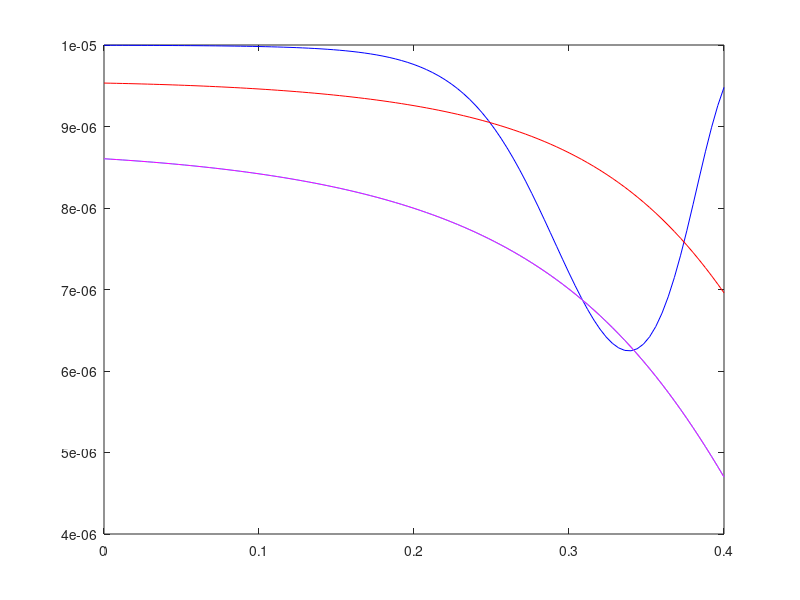

Here is the MATLAB script that generated this plot:
% calculate equilibrium mass of monomers
% THERE IS SOME KIND OF ERROR HERE AND I HAVE NO IDEA WHAT!!!!!!!!
N=100;
l=101;
phi=linspace(0,0.4,l);
c=zeros(l,1);
lng=zeros(l,1);
gamma=zeros(l,1);
alpha=zeros(l,1);



c1_eq=zeros(l,1);
c_0=.00001;

r=1;
rc=.5;
R=r/rc;
r_sc=r;
a=1;
b=10^-6;
Rsc=r_sc/rc;

for i=1:l
    z=phi(i)/(1-phi(i));
    lng(i)=log(1-phi(i))+(R^3 + 3*R^2 + 3*R)*z +(3*R^3 + 4.5*R^2)*z^2 + (3*R^2)*z^3;
    gamma(i)=exp(lng(i));
    lnalpha=(2/3)*(r/r_sc)^3 * (1.5*(Rsc^2+2*Rsc+1*z)+4.5*(Rsc^2+Rsc)^z^2+4.5*Rsc^2*z^3);
    alpha(i)=exp(lnalpha);
    
    lambda=a*gamma(i)/(b*alpha(i));
    c1_eq(i)=2*c_0/(1+2*lambda*c_0+(1+4*lambda*c_0)^0.5);
end
plot(phi,c1_eq,'b');
hold on

r=1;
rc=1;
R=r/rc;
r_sc=r;
Rsc=r_sc/rc;

for i=1:l
    z=phi(i)/(1-phi(i));
    lng(i)=log(1-phi(i))+(R^3 + 3*R^2 + 3*R)*z +(3*R^3 + 4.5*R^2)*z^2 + (3*R^2)*z^3;
    gamma(i)=exp(lng(i));
    lnalpha=(2/3)*(r/r_sc)^3 * (1.5*(Rsc^2+2*Rsc+1*z)+4.5*(Rsc^2+Rsc)^z^2+4.5*Rsc^2*z^3);
    alpha(i)=exp(lnalpha);
    
    lambda=a*gamma(i)/(b*alpha(i));
    c1_eq(i)=2*c_0/(1+2*lambda*c_0+(1+4*lambda*c_0)^0.5);
end
plot(phi,c1_eq,'r');

r=1;
rc=1.5;
R=r/rc;
r_sc=r;
Rsc=r_sc/rc;

for i=1:l
    z=phi(i)/(1-phi(i));
    lng(i)=log(1-phi(i))+(R^3 + 3*R^2 + 3*R)*z +(3*R^3 + 4.5*R^2)*z^2 + (3*R^2)*z^3;
    gamma(i)=exp(lng(i));
    lnalpha=(2/3)*(r/r_sc)^3 * (1.5*(Rsc^2+2*Rsc+1*z)+4.5*(Rsc^2+Rsc)^z^2+4.5*Rsc^2*z^3);
    alpha(i)=exp(lnalpha);
    
    lambda=a*gamma(i)/(b*alpha(i));
    c1_eq(i)=2*c_0/(1+2*lambda*c_0+(1+4*lambda*c_0)^0.5);
end
plot(phi,c1_eq,'c');

r=1;
rc=2;
R=r/rc;
r_sc=r;
Rsc=r_sc/rc;

for i=1:l
    z=phi(i)/(1-phi(i));
    lng(i)=log(1-phi(i))+(R^3 + 3*R^2 + 3*R)*z +(3*R^3 + 4.5*R^2)*z^2 + (3*R^2)*z^3;
    gamma(i)=exp(lng(i));
    lnalpha=(2/3)*(r/r_sc)^3 * (1.5*(Rsc^2+2*Rsc+1*z)+4.5*(Rsc^2+Rsc)^z^2+4.5*Rsc^2*z^3);
    alpha(i)=exp(lnalpha);
    
    lambda=a*gamma(i)/(b*alpha(i));
end
plot(phi,c1_eq,'m');








